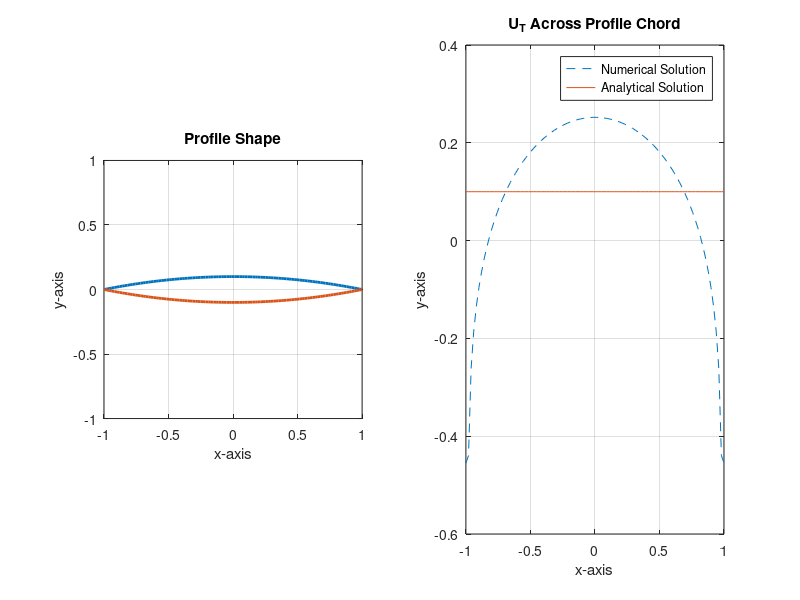

Reproduce this figure in MATLAB.
%%%%%%%%%%%%%%%%%%%%%%%%%%%%%%%%%%%%%%%%%%%%%%%%%%%%%%%%%%%%%%%%%%%%%%%%%%%%%%%%%%%%%%%%%%%%%%%%%%%%
% EAE 126 Computational Aerodynamics (Spring 2011)
% Project 3 - Problem 1A - Thickness Problem
% Daniel Wiese

close all;
clear all;
clc;

%%%%%%%%%%%%%%%%%%%%%%%%%%%%%%%%%%%%%%%%%%%%%%%%%%%%%%%%%%%%%%%%%%%%%%%%%%%%%%%%%%%%%%%%%%%%%%%%%%%%

uinf = 1;
a = 1;
tau = 0.1;
b = tau*a;
alpha = 0;

xmin = -a;
xmax = a;
nx = 100;
dx = (xmax-xmin)/(nx-1);
x = linspace(xmin,xmax,nx);

tmin = xmin+dx/2;
tmax = xmax-dx/2;
nt = nx-1;
t = linspace(tmin,tmax,nt);

for i = 1:nx
    % y(i) = sqrt(b^2*(1-x(i)^2/a^2));  % Ellipse
    y(i) = -(0.1/a)*x(i)^2+0.1*a;       % Biconvex
end

for j = 1:nt
    dydt(j) = (y(j+1)-y(j))/dx;
end

for i = 1:nx
    for j = 1:nt
        ut(j) = 2*a*(uinf/pi)*dydt(j)/(x(i)-t(j));
    end
    utsum = 0;
    for k = 1:nt-1
        temp(k) = 0.5*(ut(k)+ut(k+1))*dx;
        utsum = utsum+temp(k);
    end
    ut_num(i) = utsum;
end

for i = 1:nx
    ut_ana(i) = tau*uinf;
end

%%%%%%%%%%%%%%%%%%%%%%%%%%%%%%%%%%%%%%%%%%%%%%%%%%%%%%%%%%%%%%%%%%%%%%%%%%%%%%%%%%%%%%%%%%%%%%%%%%%%

figure(1)
subplot(1,2,1)
plot(x,y,'linewidth',2)
hold on
plot(x,-y,'linewidth',2)
daspect([1 1 1])
axis([-a, a, -a, a])
title('Profile Shape')
grid on
xlabel('x-axis')
ylabel('y-axis')
hold off

subplot(1,2,2)
plot(x,ut_num,'--')
hold on
plot(x,ut_ana)
title('U_T Across Profile Chord')
grid on
xlabel('x-axis')
ylabel('y-axis')
legend('Numerical Solution','Analytical Solution')
hold off
